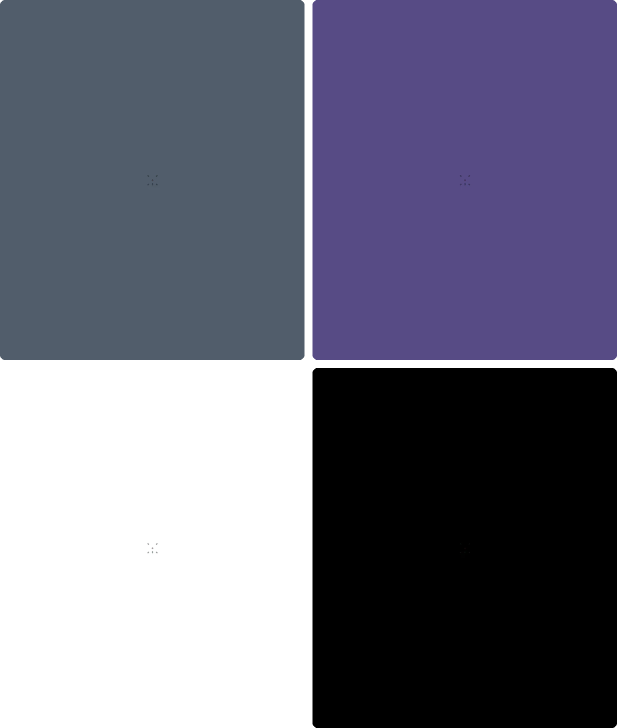
#> input picture docs/klein.webp, 1234 x 1456 px (shown at 1/2 size)
$ python -i klein-bild.py   (imports and definitions only)
#> lines starting #> are read from the running program, lines starting #| are printed output that depends on the picture
"""Setzt vier Bildschirmfotos (Kreuz in Originalgröße auf grauem, lila, weißem und
schwarzem Grund) zu einem 2×2-Bild zusammen: docs/klein.webp.

Jede Kachel ist die Bildschirmmitte in voller Höhe (609 × 720 von 1280 × 720), das Kreuz
also im echten Verhältnis zur Bildschirmhöhe. So hat das 2×2-Bild 0,85 : 1 und füllt auf
der Website (Spalte 747 px) genau die Lücke neben dem Editor-Bild bei voller Höhe 380 px.
Auch im Website-Repo als assets/anleitung/fadenkreuz-klein.webp.
Die Lücken bleiben durchsichtig, damit der Seitengrund durchscheint.
Aufruf: python tools/klein-bild.py grau.webp lila.webp weiss.webp schwarz.webp
"""
import sys
from pathlib import Path

from PIL import Image, ImageDraw

KACHEL = (609, 720)    # Mitte eines 16:9-Bildschirms in voller Höhe
LUECKE = 16
RADIUS = 10


def kachel(pfad):
#> called with pfad = '../docs/klein.webp'
    bild = Image.open(pfad).convert('RGB')
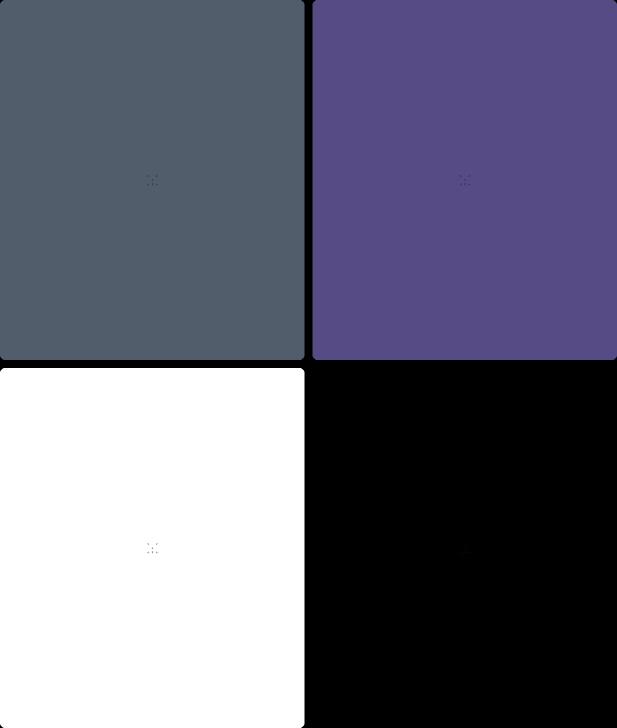
#> bild: PIL image 1234x1456 RGB (shown at 1/2 size); mean R, G, B 103.2, 103.2, 120.8
    # Mittig auf das Kachelformat zuschneiden, dann verkleinern: das Kreuz bleibt in der Mitte.
    b, h = bild.size
#> b = 1234; h = 1456
    ziel = KACHEL[0] / KACHEL[1]
    if b / h > ziel:
        nb = round(h * ziel)
#> nb = 1232
        bild = bild.crop(((b - nb) // 2, 0, (b - nb) // 2 + nb, h))
#> bild: PIL image 1232x1456 RGB
    elif b / h < ziel:
        nh = round(b / ziel)
        bild = bild.crop((0, (h - nh) // 2, b, (h - nh) // 2 + nh))
    return bild.resize(KACHEL, Image.LANCZOS)
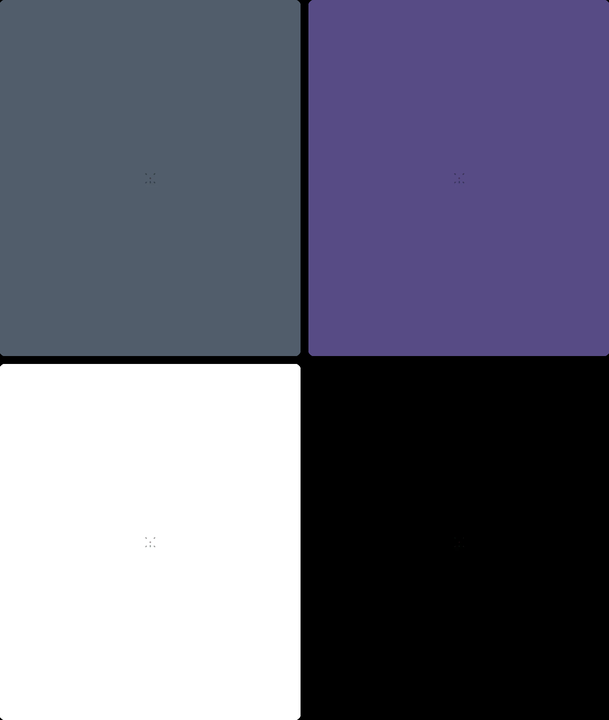
#> returned value: PIL image 609x720 RGB; mean R, G, B 103.2, 103.2, 120.8


def main(pfade):
    if len(pfade) != 4:
        sys.exit('Bitte genau vier Bilder angeben (grau, lila, weiß, schwarz).')
    gb = 2 * KACHEL[0] + LUECKE
    gh = 2 * KACHEL[1] + LUECKE
    gesamt = Image.new('RGBA', (gb, gh), (0, 0, 0, 0))
    maske = Image.new('L', KACHEL, 0)
    ImageDraw.Draw(maske).rounded_rectangle((0, 0, KACHEL[0] - 1, KACHEL[1] - 1), RADIUS, fill=255)
    for i, pfad in enumerate(pfade):
        x = (i % 2) * (KACHEL[0] + LUECKE)
        y = (i // 2) * (KACHEL[1] + LUECKE)
        gesamt.paste(kachel(pfad), (x, y), maske)
    ziel = Path(__file__).resolve().parent.parent / 'docs' / 'klein.webp'
    gesamt.save(ziel, 'WEBP', lossless=True, method=6)
    print(ziel, gesamt.size, ziel.stat().st_size, 'Bytes')


# [2 lines not run here, left out]

>>> result = kachel('../docs/klein.webp')
